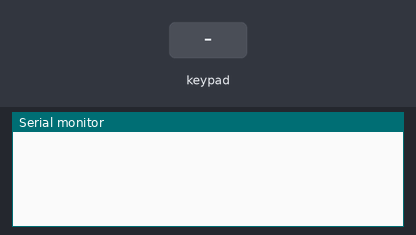
Bench run of a sketch on a simulated ESP32. Shown: the last lines printed to the serial monitor. The inputs (shaded band) are chosen by the test bench.

Above: at 1.2 s.
1.3 s: key '1' pressed
At 1.9 s:
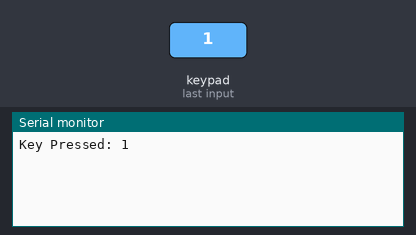
2.8 s: keypad keys 1 3 1 2 1 4 2 7 # pressed 0.4 s apart
At 7.4 s:
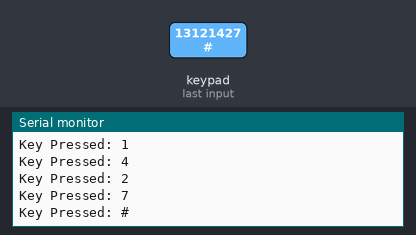
7.9 s: key 'A' pressed
At 9.1 s:
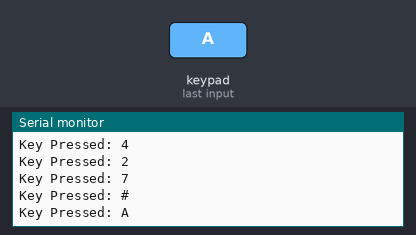
9.4 s: keypad keys 1 3 1 2 1 4 2 7 * pressed 0.4 s apart
At 13.4 s:
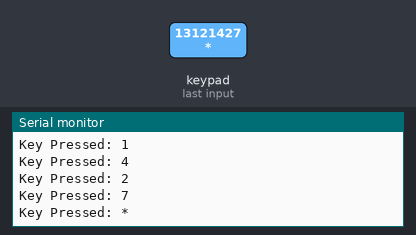
14.5 s: key 'B' pressed
At 15.2 s:
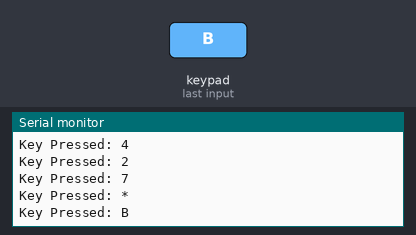
16.0 s: keypad keys 1 3 1 2 1 4 2 7 D pressed 0.4 s apart
At 20.6 s:
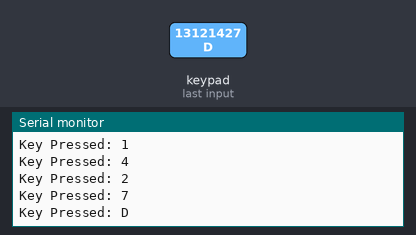
Timing chart, 0 to 22.1 s (numbered marks = the images above; inputs shaded):
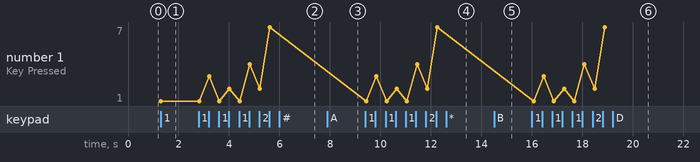

The sketch:

Keypad_01.ino
```cpp
#include <Keypad.h>

const byte ROWS = 4;
const byte COLS = 4;

char keys[ROWS][COLS] = {
  {'1','2','3','A'},
  {'4','5','6','B'},
  {'7','8','9','C'},
  {'*','0','#','D'}
};

byte rowPins[ROWS] = {13, 12, 14, 27};
byte colPins[COLS] = {26, 25, 33, 32};

Keypad keypad = Keypad(makeKeymap(keys), rowPins, colPins, ROWS, COLS);

void setup() {
  Serial.begin(115200);
  keypad.setHoldTime(200);
  keypad.setDebounceTime(50);

}

void loop() {
  char key = keypad.getKey();

  if (key) {
    Serial.print("Key Pressed: ");
    Serial.println(key);
  }
  delay(100);
}
```

Measured:
- after the input at 1.3 s, the serial monitor: prints a new line at once (image 1)
- after the input at 2.8 s, the serial monitor: prints a new line after 0.41 s (image 2)
- after the input at 7.9 s, the serial monitor: prints a new line at once (image 3)
- after the input at 9.4 s, the serial monitor: prints a new line at once (image 4)
- after the input at 14.5 s, the serial monitor: prints a new line after 0.06 s (image 5)
- after the input at 16.0 s, the serial monitor: prints a new line after 0.07 s (image 6)
- plotted number 1: 1 → 7 after the input at 2.8 s
